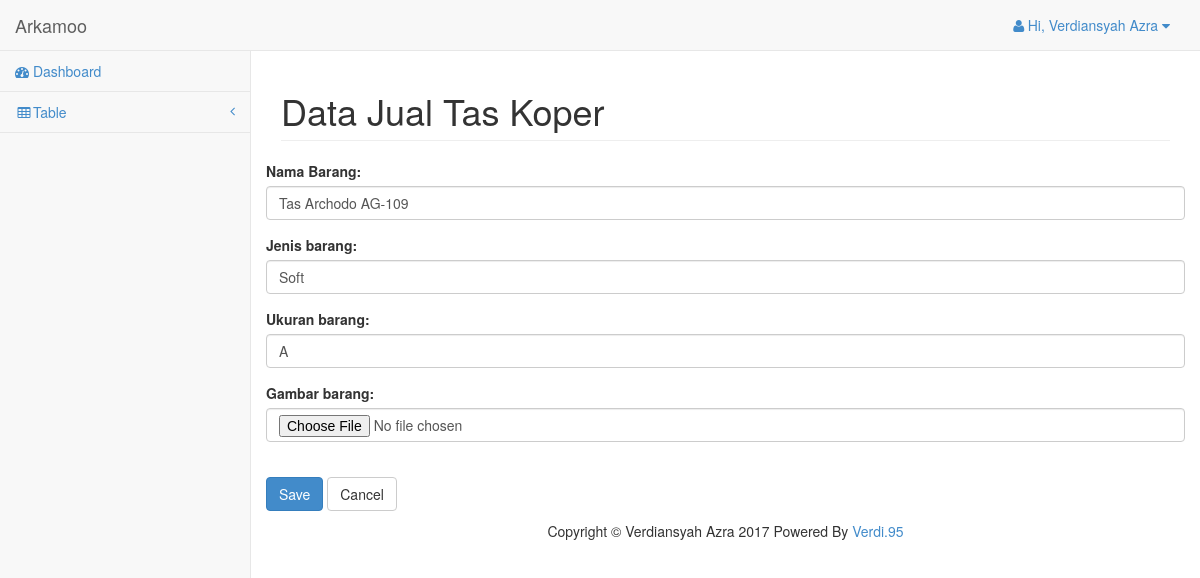
Page /barang/update/1 on the committed database.
### tables this page shows
CREATE TABLE `barang` (
  `id_barang` int(11) NOT NULL,
  `nama_barang` varchar(100) NOT NULL,
  `jenis_barang` varchar(100) NOT NULL,
  `ukuran_barang` varchar(100) NOT NULL,
  `gambar` varchar(100) NOT NULL
);

### application/controllers/Barang.php (called while the page is built, shortened)
<?php
class Barang extends CI_Controller
{
	function __construct()
	{
		$this->load->model('Barang/Barang_model');
		$this->load->helper(array('url'));
	}
	function update($id)
	{
		$barang = $this->Barang_model->ambil_data_id($id);
		$data = array(
			'aksi' 						=> site_url('barang/update_aksi'),
			'nama_barang' 				=> set_value('nama_barang', $barang->nama_barang),
			'jenis_barang' 				=> set_value('jenis_barang', $barang->jenis_barang),
			'ukuran_barang'		 		=> set_value('ukuran_barang', $barang->ukuran_barang),
			'id_barang' 				=> set_value('id_barang', $barang->id_barang),
			'button' 					=> 'Save'
			);
		$this->load->view('Barang/Barang_form', $data);
		}
}
 ?>

### index.php (called while the page is built, shortened)
<?php
require_once BASEPATH.'core/CodeIgniter.php';

### application/models/Barang/Barang_model.php (called while the page is built, shortened)
<?php
class Barang_model extends CI_Model
{
	public $barang			= 'barang';
	public $id				= 'id_barang';
	function ambil_data_id($id)
	{
		$this->db->where($this->id,$id);
		return $this->db->get($this->barang)->row();
	}
}
 ?>

### application/views/Barang/Barang_form.php (the view, shortened to what this page needs)
<div class="row">
	<div class="col-lg-12">
		<h1 class="page-header">Data Jual Tas Koper</h1>
	</div>
	<form action="<?php echo $aksi; ?>" method="POST" enctype="multipart/form-data">
		<div class="form-group">
			<label>Nama Barang: </label>
			<input type="text" name="nama_barang" class="form-control" placeholder="Inputkan Nama Barang"
			required value="<?php echo $nama_barang; ?>">
		</div>
		<div class="form-group">
			<label>Jenis barang: </label>
			<input type="text" name="jenis_barang" class="form-control" placeholder="Inputkan Jenis Barang"
			required value="<?php echo $jenis_barang; ?>">
		</div>
		<div class="form-group">
			<label>Ukuran barang: </label>
			<input type="text" name="ukuran_barang" class="form-control" placeholder="Inputkan Ukuran Barang"
			required value="<?php echo $ukuran_barang; ?>">
		</div>
		<div class="form-group">
			<label>Gambar barang: </label>
			<input type="file" name="filefoto" class="form-control" placeholder="Inputkan Gambar Barang"><br/>
		</div>
		<button class="btn btn-primary" type="submit"><?php echo $button; ?></button>
		<a href="<?php echo site_url('barang')?>" class="btn btn-default">Cancel</a>
	</form>
</div>

### assets/css/sb-admin-2.css (style rules this page uses)
body { background-color: #f8f8f8; }

### rows in the picture
barang: nama_barang "Tas Archodo AG-109", jenis_barang "Soft", ukuran_barang "A"

### other values in the picture
$button "Save"
